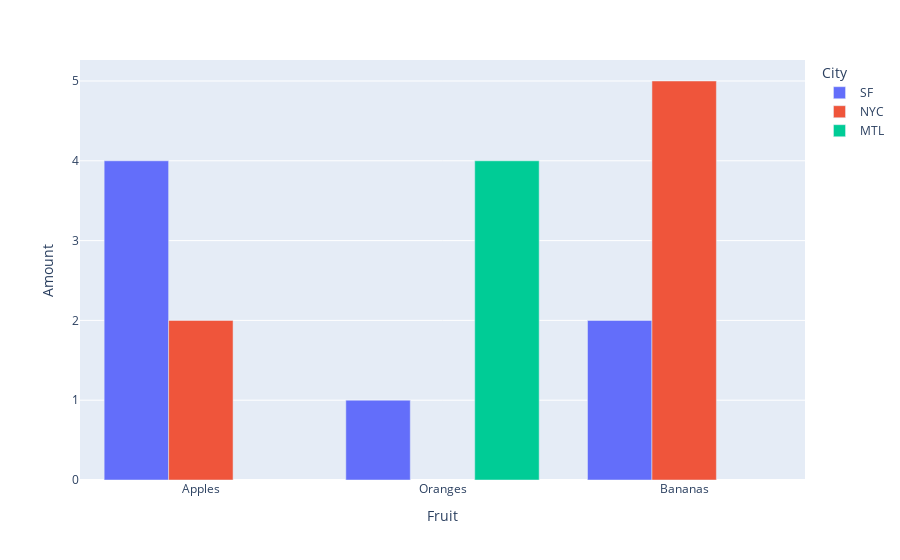

This figure's notebook cell:
### Code cell
# a cell with plotly output
import plotly.express as px
import pandas as pd

df = pd.DataFrame(
    {
        "Fruit": ["Apples", "Oranges", "Bananas", "Apples", "Oranges", "Bananas"],
        "Amount": [4, 1, 2, 2, 4, 5],
        "City": ["SF", "SF", "SF", "NYC", "MTL", "NYC"],
    }
)

fig = px.bar(df, x="Fruit", y="Amount", color="City", barmode="group")
fig.show()

### Figure 1 — Plotly figure (JSON) as saved in the notebook; plotly's stock layout.template omitted (floating-point values rounded to 4 significant figures)
{"data": [{"alignmentgroup": "True", "hovertemplate": "City=SF<br>Fruit=%{x}<br>Amount=%{y}<extra></extra>", "legendgroup": "SF", "marker": {"color": "#636efa", "pattern": {"shape": ""}}, "name": "SF", "offsetgroup": "SF", "orientation": "v", "showlegend": true, "textposition": "auto", "type": "bar", "x": ["Apples", "Oranges", "Bananas"], "xaxis": "x", "y": [4, 1, 2], "yaxis": "y"}, {"alignmentgroup": "True", "hovertemplate": "City=NYC<br>Fruit=%{x}<br>Amount=%{y}<extra></extra>", "legendgroup": "NYC", "marker": {"color": "#EF553B", "pattern": {"shape": ""}}, "name": "NYC", "offsetgroup": "NYC", "orientation": "v", "showlegend": true, "textposition": "auto", "type": "bar", "x": ["Apples", "Bananas"], "xaxis": "x", "y": [2, 5], "yaxis": "y"}, {"alignmentgroup": "True", "hovertemplate": "City=MTL<br>Fruit=%{x}<br>Amount=%{y}<extra></extra>", "legendgroup": "MTL", "marker": {"color": "#00cc96", "pattern": {"shape": ""}}, "name": "MTL", "offsetgroup": "MTL", "orientation": "v", "showlegend": true, "textposition": "auto", "type": "bar", "x": ["Oranges"], "xaxis": "x", "y": [4], "yaxis": "y"}], "layout": {"barmode": "group", "legend": {"title": {"text": "City"}, "tracegroupgap": 0}, "margin": {"t": 60}, "xaxis": {"anchor": "y", "domain": [0, 1], "title": {"text": "Fruit"}}, "yaxis": {"anchor": "x", "domain": [0, 1], "title": {"text": "Amount"}}}}
